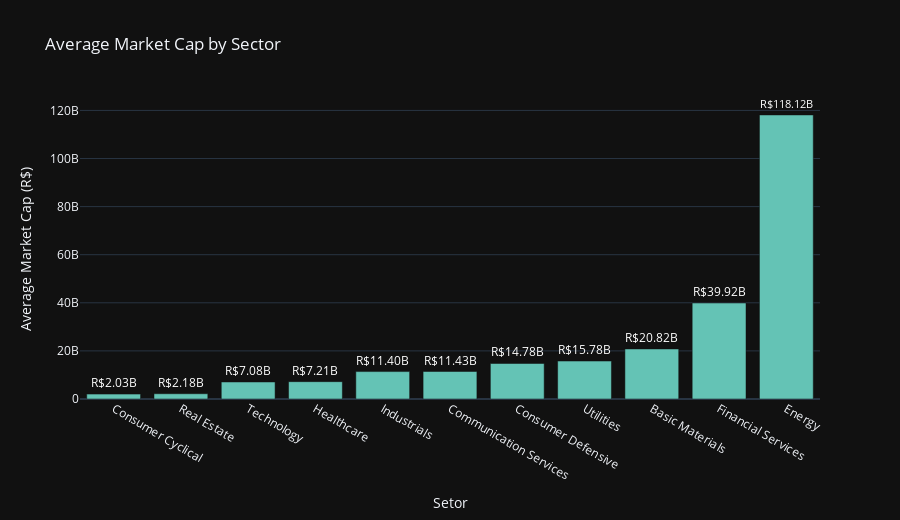

Notebook source saved alongside this figure:
### Markdown cell above
#### Market Cap

### Code cell
sector_means = df_fundamentals_numeric_cols.groupby(df_fundamentals_book['sector']).mean()
sector_means.sort_values(by='market_cap', ascending=True, inplace=True)

fig = px.bar(sector_means, x=sector_means.index, y='market_cap', title='Average Market Cap by Sector', color_discrete_sequence=['rgb(100, 195, 181)'], template='plotly_dark', hover_name=sector_means.index)
formatted_market_cap = [f'R${x:.2f}B' for x in (sector_means['market_cap'] / 1e9)]
fig.update_traces(text=formatted_market_cap, textposition='outside',textfont=dict(color='white'))
fig.update_layout(xaxis_title='Setor', yaxis_title='Average Market Cap (R$)', height = 520)
fig.show()

### Figure 1 — Plotly figure (JSON) as saved in the notebook; plotly's stock layout.template omitted (floating-point values rounded to 4 significant figures)
{"data": [{"alignmentgroup": "True", "hovertemplate": "<b>%{hovertext}</b><br><br>sector=%{x}<br>market_cap=%{y}<extra></extra>", "hovertext": ["Consumer Cyclical", "Real Estate", "Technology", "Healthcare", "Industrials", "Communication Services", "Consumer Defensive", "Utilities", "Basic Materials", "Financial Services", "Energy"], "legendgroup": "", "marker": {"color": "rgb(100, 195, 181)", "pattern": {"shape": ""}}, "name": "", "offsetgroup": "", "orientation": "v", "showlegend": false, "text": ["R$2.03B", "R$2.18B", "R$7.08B", "R$7.21B", "R$11.40B", "R$11.43B", "R$14.78B", "R$15.78B", "R$20.82B", "R$39.92B", "R$118.12B"], "textfont": {"color": "white"}, "textposition": "outside", "type": "bar", "x": ["Consumer Cyclical", "Real Estate", "Technology", "Healthcare", "Industrials", "Communication Services", "Consumer Defensive", "Utilities", "Basic Materials", "Financial Services", "Energy"], "xaxis": "x", "y": [2028000000.0, 2185000000.0, 7083303360, 7211000000.0, 11400000000.0, 11430000000.0, 14780000000.0, 15780000000.0, 20820000000.0, 39920000000.0, 118117930476], "yaxis": "y"}], "layout": {"barmode": "relative", "height": 520, "legend": {"tracegroupgap": 0}, "title": {"text": "Average Market Cap by Sector"}, "xaxis": {"anchor": "y", "domain": [0, 1], "title": {"text": "Setor"}}, "yaxis": {"anchor": "x", "domain": [0, 1], "title": {"text": "Average Market Cap (R$)"}}}}
